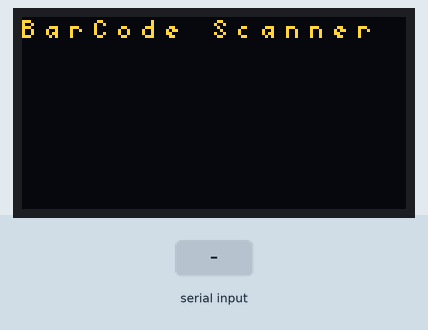
Recording of a sketch running on a simulated Arduino Uno, built with avr-gcc and run on an emulated ATmega328P. Parts: 128×64 one-colour display. Inputs (shaded band) come from the test bench. The OLED is the two-colour kind (top 16 rows yellow); what the sketch prints to the serial monitor is not drawn.

Above: at 0.7 s.
At 2.8 s:
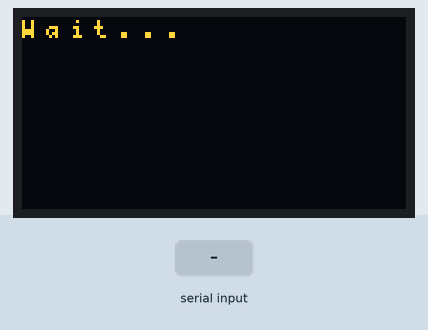
2.9 s: "1\n" received over the second serial link
At 4.3 s:
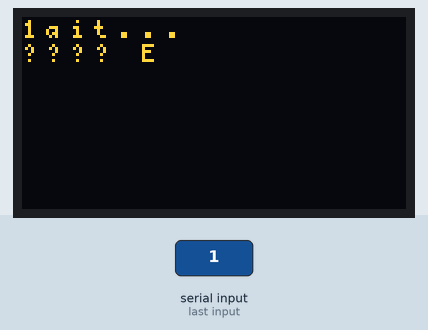
5.9 s: "0\n" received over the second serial link
At 6.5 s:
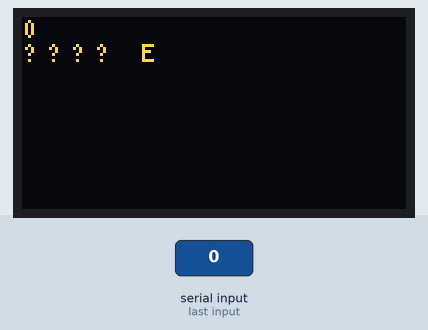
8.9 s: "2\n" received over the second serial link
Timing chart, 0 to 11.9 s (numbered marks = the images above; inputs shaded):
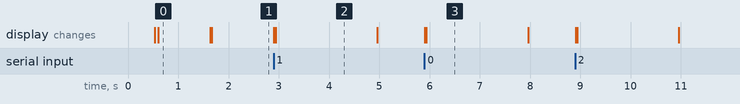

The sketch:

barcode-scanner-display.ino
```cpp
//RTCLib by Adafruit x DS1307
#include "RTClib.h"
#include <SoftwareSerial.h>

SoftwareSerial scanner(3, 2); // RX, TX

#include <U8x8lib.h>
#define RST_PIN 4
U8X8_SSD1306_128X64_ALT0_HW_I2C oled(U8X8_PIN_NONE);

void setup () {
  Serial.begin(9600);
  scanner.begin(9600);

  pinMode(RST_PIN, OUTPUT);
  digitalWrite(RST_PIN, LOW);
  delay(500);
  digitalWrite(RST_PIN, HIGH);
  oled.begin();
  oled.setFont(u8x8_font_5x7_f);
  oled.setCursor(0,0);
  oled.print("BarCode Scanner");
  delay(1000);
  oled.clear();
  oled.setCursor(0,0);
  oled.print("Wait...");
}

int i = 0;
char code[30];

void loop () {
  if (scanner.available()) {
    char c = scanner.read();
    if (c == '\r') {
      //..
    } else if (c == '\n') {
      i = 0;
      Serial.println(code);
      process(code);
      delay(2000);
      oled.clear();
    } else {
      code[i] = c;
      i++;
    }
  }
}

void process(char code[]){
  oled.setCursor(0,0);
  oled.print(code);
  if (compare(code, "4012700301178")) {
    oled.setCursor(0,1);
    oled.print("2.00 E");
  } else {
    oled.setCursor(0,1);
    oled.print("???? E");
  }
}

bool compare(char a[], char b[]) {
  bool ret = false;
  if (sizeof(a) != sizeof(b)) {
    Serial.println("a div b");
    return ret;
  } else {
    int j = 0;
    while ((a[j] == b[j]) && (j < sizeof(a))) {
      j++;
    }
    if (j < sizeof(a)) {
      ret = false;
    } else {
      ret = true;
    }
  }
  return ret;
}
```

Measured:
- after the input at 2.9 s, the display: first changes at once (image 2 shows a later state)
- after the input at 5.9 s, the display: first changes at once (image 3 shows a later state)
- what the display in image 0 shows lasts 1.0 s, from 0.6 s to 1.6 s
- what the display in image 2 shows lasts 2.1 s, from 2.9 s to 5.0 s
